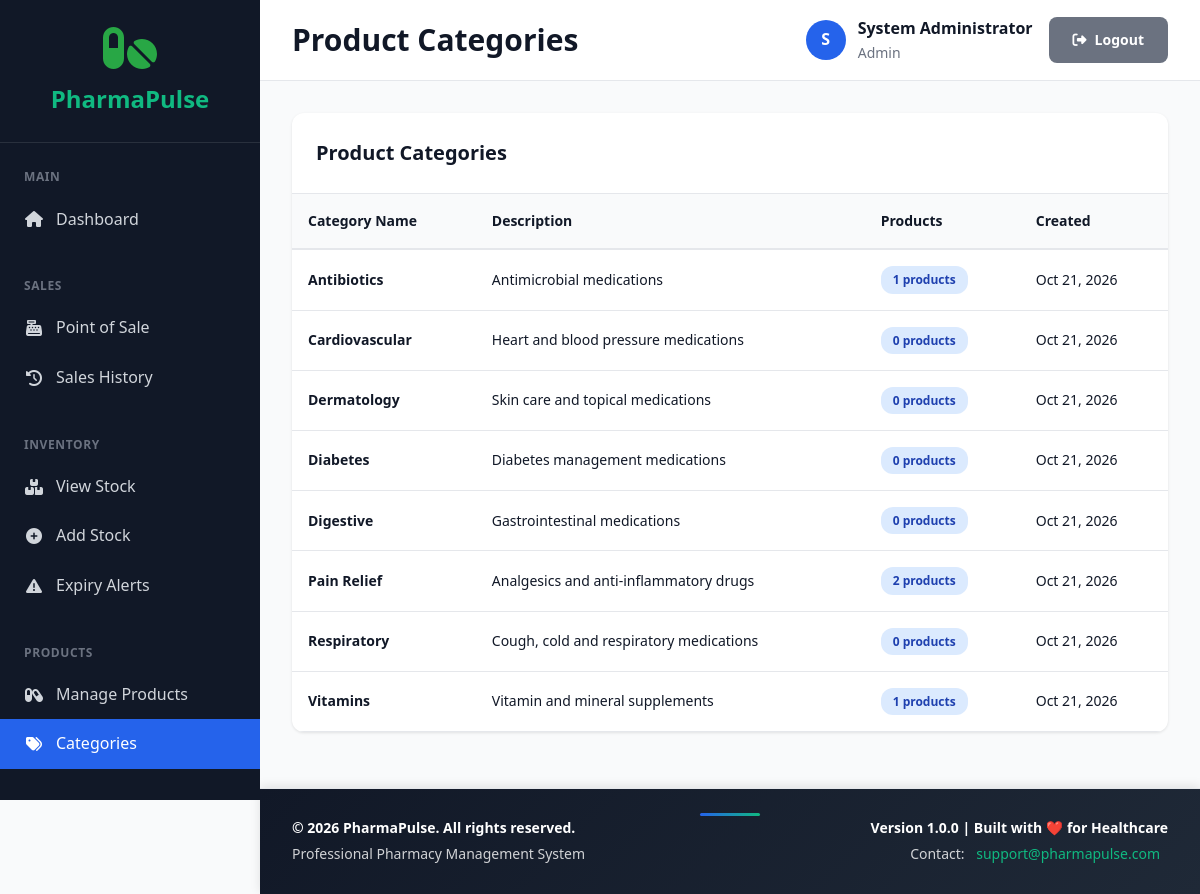
Page /modules/products/categories.php (signed in) on the committed database.
### tables this page shows
CREATE TABLE IF NOT EXISTS product_categories (
    category_id INT AUTO_INCREMENT PRIMARY KEY,
    category_name VARCHAR(100) NOT NULL UNIQUE,
    description TEXT,
    is_active BOOLEAN DEFAULT TRUE,
    created_at TIMESTAMP DEFAULT CURRENT_TIMESTAMP
);

### includes/security.php (called while the page is built, shortened)
<?php
function clean($data) {
    return htmlspecialchars($data, ENT_QUOTES, 'UTF-8');
}

### modules/products/categories.php (the view, shortened to what this page needs)
<?php
$pdo = require __DIR__ . '/../../config/database.php';
require_once __DIR__ . '/../../templates/header.php';
$stmt = $pdo->query("
    SELECT c.*, COUNT(p.product_id) as product_count
    FROM product_categories c
    LEFT JOIN products p ON c.category_id = p.category_id
    GROUP BY c.category_id
    ORDER BY c.category_name
");
$categories = $stmt->fetchAll();
?>
<div class="card">
    <div class="card-header">
        <h2 class="card-title">Product Categories</h2>
    </div>
    <div class="table-container">
        <table class="data-table">
            <thead>
                <tr>
                    <th>Category Name</th>
                    <th>Description</th>
                    <th>Products</th>
                    <th>Created</th>
                </tr>
            </thead>
            <tbody>
                <?php foreach ($categories as $category): ?>
                <tr>
                    <td><strong><?php echo clean($category['category_name']); ?></strong></td>
                    <td><?php echo clean($category['description'] ?? '-'); ?></td>
                    <td>
                        <span class="badge badge-info">
                            <?php echo $category['product_count']; ?> products
                        </span>
                    </td>
                    <td><?php echo date('M d, Y', strtotime($category['created_at'])); ?></td>
                </tr>
                <?php endforeach; ?>
            </tbody>
        </table>
    </div>
</div>
<?php require_once __DIR__ . '/../../templates/footer.php'; ?>

### assets/css/main.css (style rules this page uses)
:root { --primary-color: #2563eb; --primary-dark: #1e40af; --secondary-color: #10b981; --danger-color: #ef4444; --warning-color: #f59e0b; --success-color: #10b981; --dark-bg: #1f2937; --sidebar-bg: #111827; --content-bg: #f9fafb; --card-bg: #ffffff; --text-primary: #111827; --text-secondary: #6b7280; --border-color: #e5e7eb; --shadow: 0 1px 3px 0 rgba(0, 0, 0, 0.1); --shadow-lg: 0 10px 15px -3px rgba(0, 0, 0, 0.1); }
* { margin: 0; padding: 0; box-sizing: border-box; }
body { font-family: 'Segoe UI', Tahoma, Geneva, Verdana, sans-serif; background: var(--content-bg); color: var(--text-primary); line-height: 1.6; }
.card { background: var(--card-bg); border-radius: 12px; box-shadow: var(--shadow); overflow: hidden; margin-bottom: 1.5rem; }
.card-header { padding: 1.5rem; border-bottom: 1px solid var(--border-color); display: flex; justify-content: space-between; align-items: center; }
.card-title { font-size: 1.25rem; font-weight: 600; color: var(--text-primary); margin: 0; }
.table-container { overflow-x: auto; }
.data-table { width: 100%; border-collapse: collapse; font-size: 0.875rem; }
.data-table th { background: var(--content-bg); padding: 1rem; text-align: left; font-weight: 600; color: var(--text-primary); border-bottom: 2px solid var(--border-color); }
.data-table td { padding: 1rem; border-bottom: 1px solid var(--border-color); }
.badge { display: inline-flex; align-items: center; gap: 0.25rem; padding: 0.25rem 0.75rem; border-radius: 12px; font-size: 0.75rem; font-weight: 600; }
.badge-info { background: #dbeafe; color: #1e40af; }

### rows in the picture
product_categories: category_name "Antibiotics", description "Antimicrobial medications", product_count "1", created_at "Oct 21, 2026"
product_categories: category_name "Cardiovascular", description "Heart and blood pressure medications", product_count "0", created_at "Oct 21, 2026"
product_categories: category_name "Dermatology", description "Skin care and topical medications", product_count "0", created_at "Oct 21, 2026"
product_categories: category_name "Diabetes", description "Diabetes management medications", product_count "0", created_at "Oct 21, 2026"
product_categories: category_name "Digestive", description "Gastrointestinal medications", product_count "0", created_at "Oct 21, 2026"
product_categories: category_name "Pain Relief", description "Analgesics and anti-inflammatory drugs", product_count "2", created_at "Oct 21, 2026"
product_categories: category_name "Respiratory", description "Cough, cold and respiratory medications", product_count "0", created_at "Oct 21, 2026"
product_categories: category_name "Vitamins", description "Vitamin and mineral supplements", product_count "1", created_at "Oct 21, 2026"

### other values in the picture
$page_title "Product Categories"
substr($current_user['full_name'], 0, 1) "S"
$current_user['full_name'] "System Administrator"
$current_user['role'] "Admin"
